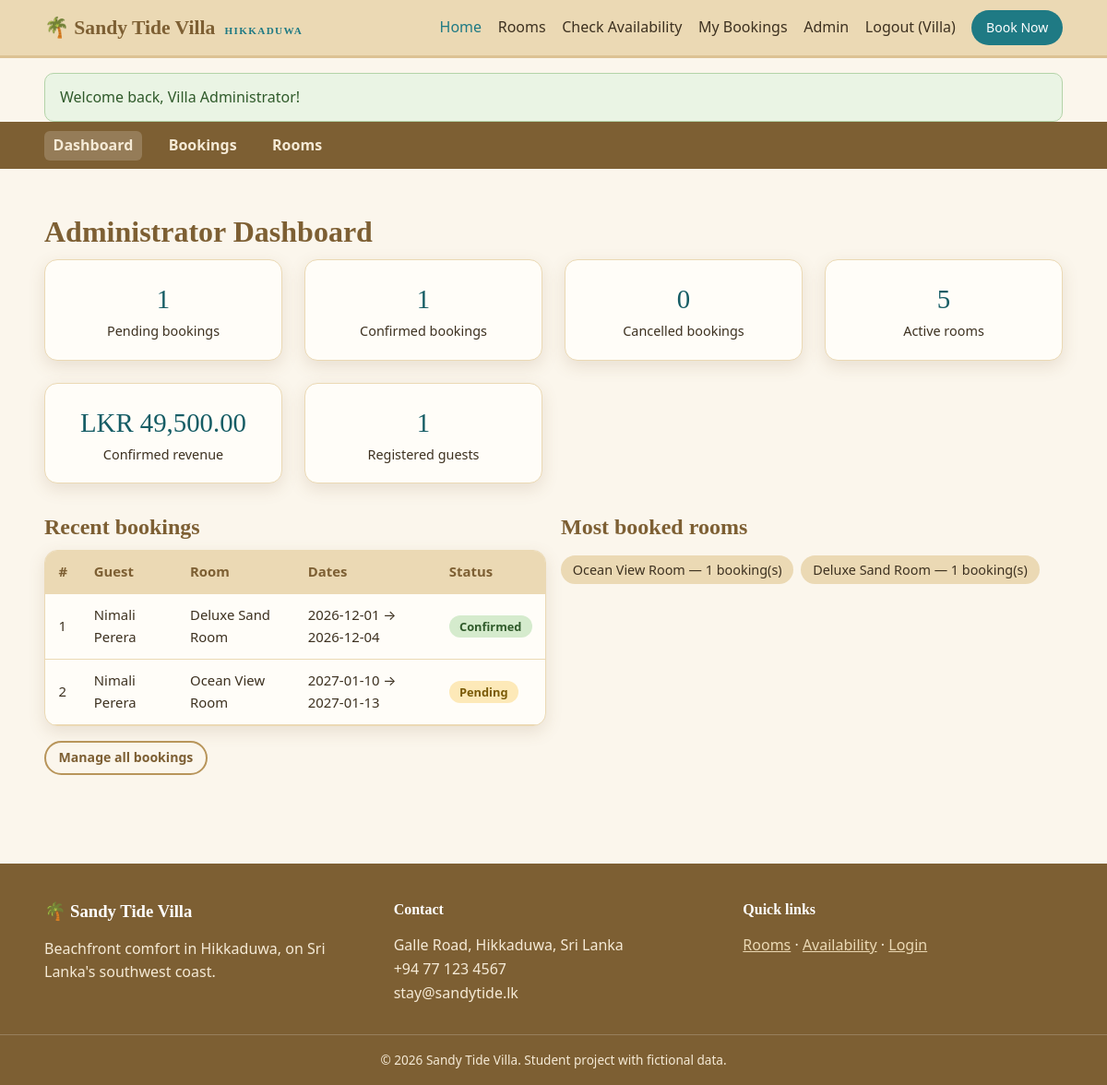
/admin/index.php (signed in), run on the app's committed database.
### tables this page shows
CREATE TABLE bookings (
  booking_id INT AUTO_INCREMENT PRIMARY KEY,
  user_id INT NOT NULL,
  room_id INT NOT NULL,
  guest_name VARCHAR(100) NOT NULL,
  guest_email VARCHAR(150) NOT NULL,
  guest_phone VARCHAR(20) NOT NULL,
  guests TINYINT UNSIGNED NOT NULL DEFAULT 1,
  check_in DATE NOT NULL,
  check_out DATE NOT NULL,
  total_amount DECIMAL(10,2) NOT NULL,
  special_requests VARCHAR(300) NULL,
  booking_status ENUM('Pending','Confirmed','Cancelled') NOT NULL DEFAULT 'Pending',
  booking_date TIMESTAMP DEFAULT CURRENT_TIMESTAMP,
  CONSTRAINT fk_booking_user FOREIGN KEY (user_id) REFERENCES users(user_id) ON DELETE CASCADE,
  CONSTRAINT fk_booking_room FOREIGN KEY (room_id) REFERENCES rooms(room_id) ON DELETE RESTRICT,
  INDEX idx_room_dates (room_id, check_in, check_out, booking_status)
);

CREATE TABLE rooms (
  room_id INT AUTO_INCREMENT PRIMARY KEY,
  room_name VARCHAR(100) NOT NULL,
  room_type VARCHAR(50) NOT NULL,
  description TEXT NOT NULL,
  facilities VARCHAR(255) NOT NULL,          
  price_per_night DECIMAL(10,2) NOT NULL CHECK (price_per_night > 0),
  max_guests TINYINT UNSIGNED NOT NULL CHECK (max_guests > 0),
  image VARCHAR(100) NOT NULL DEFAULT 'room-garden-breeze.jpg',
  room_status ENUM('active','inactive') NOT NULL DEFAULT 'active'
);

### admin/index.php (the view, shortened to what this page needs)
<?php
require_once __DIR__ . '/../includes/functions.php';
$pdo = db();
$counts = array_fill_keys(['Pending', 'Confirmed', 'Cancelled'], 0);
foreach ($pdo->query('SELECT booking_status s, COUNT(*) c FROM bookings GROUP BY booking_status') as $row) $counts[$row['s']] = (int)$row['c'];
$revenue = (float)$pdo->query("SELECT COALESCE(SUM(total_amount),0) FROM bookings WHERE booking_status='Confirmed'")->fetchColumn();
$rooms = (int)$pdo->query("SELECT COUNT(*) FROM rooms WHERE room_status='active'")->fetchColumn();
$guests = (int)$pdo->query("SELECT COUNT(*) FROM users WHERE role='guest'")->fetchColumn();
$recent = $pdo->query('SELECT b.*, r.room_name FROM bookings b JOIN rooms r ON r.room_id=b.room_id ORDER BY b.booking_date DESC LIMIT 6')->fetchAll();
$popular = $pdo->query("SELECT r.room_name, COUNT(*) c FROM bookings b JOIN rooms r ON r.room_id=b.room_id WHERE b.booking_status<>'Cancelled' GROUP BY r.room_id ORDER BY c DESC LIMIT 3")->fetchAll();
require __DIR__ . '/../includes/header.php';
require __DIR__ . '/../includes/admin_nav.php';
?>
<div class="container section">
  <h1>Administrator Dashboard</h1>
  <div class="grid grid-4 stats">
    <div class="card stat"><span><?= $counts['Pending'] ?></span>Pending bookings</div>
    <div class="card stat"><span><?= $counts['Confirmed'] ?></span>Confirmed bookings</div>
    <div class="card stat"><span><?= $counts['Cancelled'] ?></span>Cancelled bookings</div>
    <div class="card stat"><span><?= $rooms ?></span>Active rooms</div>
    <div class="card stat wide"><span><?= money($revenue) ?></span>Confirmed revenue</div>
    <div class="card stat"><span><?= $guests ?></span>Registered guests</div>
  </div>
  <div class="two-col" style="margin-top:2rem;align-items:start">
    <div>
      <h2>Recent bookings</h2>
      <div class="table-wrap"><table class="table"><thead><tr><th>#</th><th>Guest</th><th>Room</th><th>Dates</th><th>Status</th></tr></thead><tbody>
      <?php foreach ($recent as $b): ?><tr><td><?= (int)$b['booking_id'] ?></td><td><?= e($b['guest_name']) ?></td><td><?= e($b['room_name']) ?></td><td><?= e($b['check_in']) ?> → <?= e($b['check_out']) ?></td><td><?= status_badge($b['booking_status']) ?></td></tr><?php endforeach; ?>
      </tbody></table></div>
      <p><a class="btn btn-outline btn-sm" href="<?= e(url('admin/bookings.php')) ?>">Manage all bookings</a></p>
    </div>
    <div>
      <h2>Most booked rooms</h2>
      <ul class="chips"><?php foreach ($popular as $p): ?><li><?= e($p['room_name']) ?> — <?= (int)$p['c'] ?> booking(s)</li><?php endforeach; ?></ul>
    </div>
  </div>
</div>
<?php require __DIR__ . '/../includes/footer.php'; ?>

### includes/functions.php (shortened to what this page needs)
<?php
function base_url(): string {
    static $base = null;
    if ($base === null) {
        $root = str_replace('\\', '/', realpath(__DIR__ . '/..'));
        $doc  = str_replace('\\', '/', realpath($_SERVER['DOCUMENT_ROOT']));
        $base = rtrim(str_ireplace($doc, '', $root), '/');
    }
    return $base;
}
function url(string $path = ''): string { return base_url() . '/' . ltrim($path, '/'); }
function e($v): string { return htmlspecialchars((string)$v, ENT_QUOTES, 'UTF-8'); }
function money($v): string { return CURRENCY . ' ' . number_format((float)$v, 2); }
function status_badge(string $s): string {
    return '<span class="badge badge-' . strtolower($s) . '">' . e($s) . '</span>';
}

### assets/css/style.css (style rules this page uses)
:root { --sand-50: #fbf6ec; --sand-100: #f5ead6; --sand-200: #ebd9b4; --sand-300: #dcc293; --sand-500: #b8955a; --sand-700: #7d5f33; --ink: #3d3120; --sea: #1f7a84; --sea-dark: #165d65; --coral: #c4573f; --ok: #4f7d4a; --radius: 14px; --shadow: 0 6px 18px rgba(125, 95, 51, .15); }
* { box-sizing: border-box; }
html { scroll-behavior: smooth; }
body { margin: 0; font-family: 'Segoe UI', system-ui, -apple-system, Roboto, sans-serif; background: var(--sand-50); color: var(--ink); line-height: 1.6; }
a { color: var(--sea); }
h1, h2, h3, h4 { font-family: Georgia, 'Times New Roman', serif; line-height: 1.25; margin: 0 0 .6rem; color: var(--sand-700); }
.container { width: min(1140px, 92%); margin-inline: auto; }
.section { padding: 3rem 0; }
.btn { display: inline-block; padding: .65rem 1.3rem; border-radius: 999px; border: 2px solid transparent; font-weight: 600; font-size: 1rem; cursor: pointer; text-decoration: none; transition: .2s; font-family: inherit; }
.btn-sm { padding: .35rem .85rem; font-size: .88rem; }
.btn-outline { background: transparent; color: var(--sand-700); border-color: var(--sand-500); }
.grid { display: grid; gap: 1.5rem; }
.grid-4 { grid-template-columns: repeat(4, 1fr); }
.card { background: #fffdf8; border: 1px solid var(--sand-200); border-radius: var(--radius); box-shadow: var(--shadow); overflow: hidden; }
.chips { list-style: none; padding: 0; display: flex; flex-wrap: wrap; gap: .5rem; }
.chips li { background: var(--sand-200); padding: .25rem .8rem; border-radius: 999px; font-size: .9rem; }
.two-col { display: grid; grid-template-columns: 1fr 1fr; gap: 1rem; }
.badge { padding: .2rem .7rem; border-radius: 999px; font-size: .8rem; font-weight: 700; }
.badge-pending { background: #fde9b8; color: #7a5a06; }
.badge-confirmed { background: #d5ebcd; color: #2f5a2a; }
.table-wrap { overflow-x: auto; background: #fffdf8; border-radius: var(--radius); box-shadow: var(--shadow); border: 1px solid var(--sand-200); }
.table { width: 100%; border-collapse: collapse; font-size: .93rem; }
.table th { background: var(--sand-200); text-align: left; color: var(--sand-700); white-space: nowrap; }
.table th, .table td { padding: .7rem .9rem; border-bottom: 1px solid var(--sand-200); vertical-align: middle; }
.stat { padding: 1.2rem; text-align: center; font-size: .9rem; }
.stat span { display: block; font-family: Georgia, serif; font-size: 1.8rem; color: var(--sea-dark); }

### data on the page
bookings: booking_id "1", guest_name "Nimali Perera", room.room_name "Deluxe Sand Room", check_in "2026-12-01", check_out "2026-12-04", booking_status "Confirmed"
bookings: booking_id "2", guest_name "Nimali Perera", room.room_name "Ocean View Room", check_in "2027-01-10", check_out "2027-01-13", booking_status "Pending"

### other printed values
VILLA_NAME "Sandy Tide Villa"
$label "Home Rooms Check Availability My Bookings"
explode(' ', $user['name'])[0] "Villa"
$f['msg'] "Welcome back, Villa Administrator!"
$counts['Pending'] "1"
$counts['Confirmed'] "1"
$counts['Cancelled'] "0"
$rooms "5"
money($revenue) "LKR 49,500.00"
$guests "1"
$p['room_name'] "Ocean View Room"
$p['c'] "1"
$p['room_name'] "Deluxe Sand Room"
